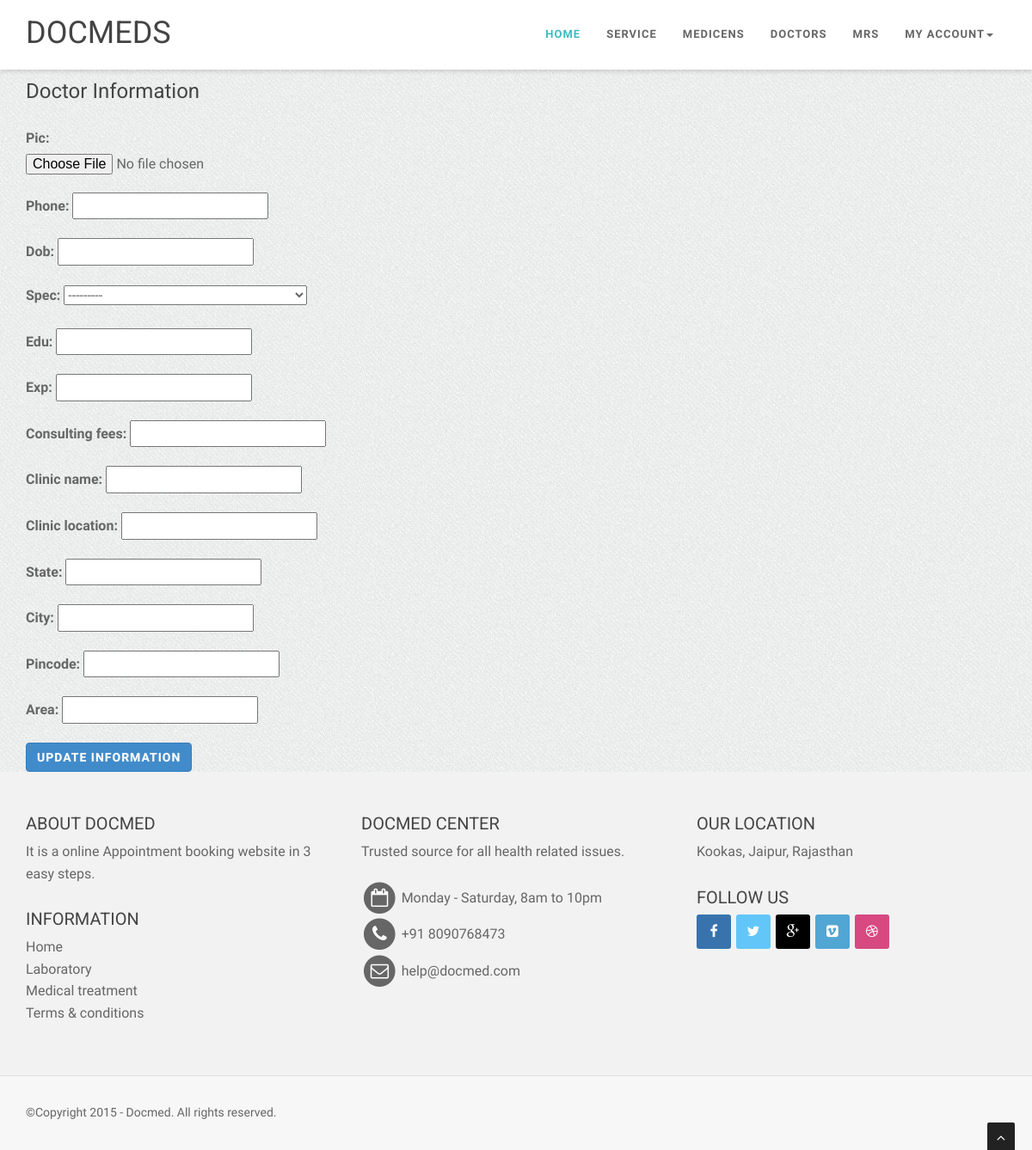
The page /draccount/ (signed in) on the database as committed earlier.
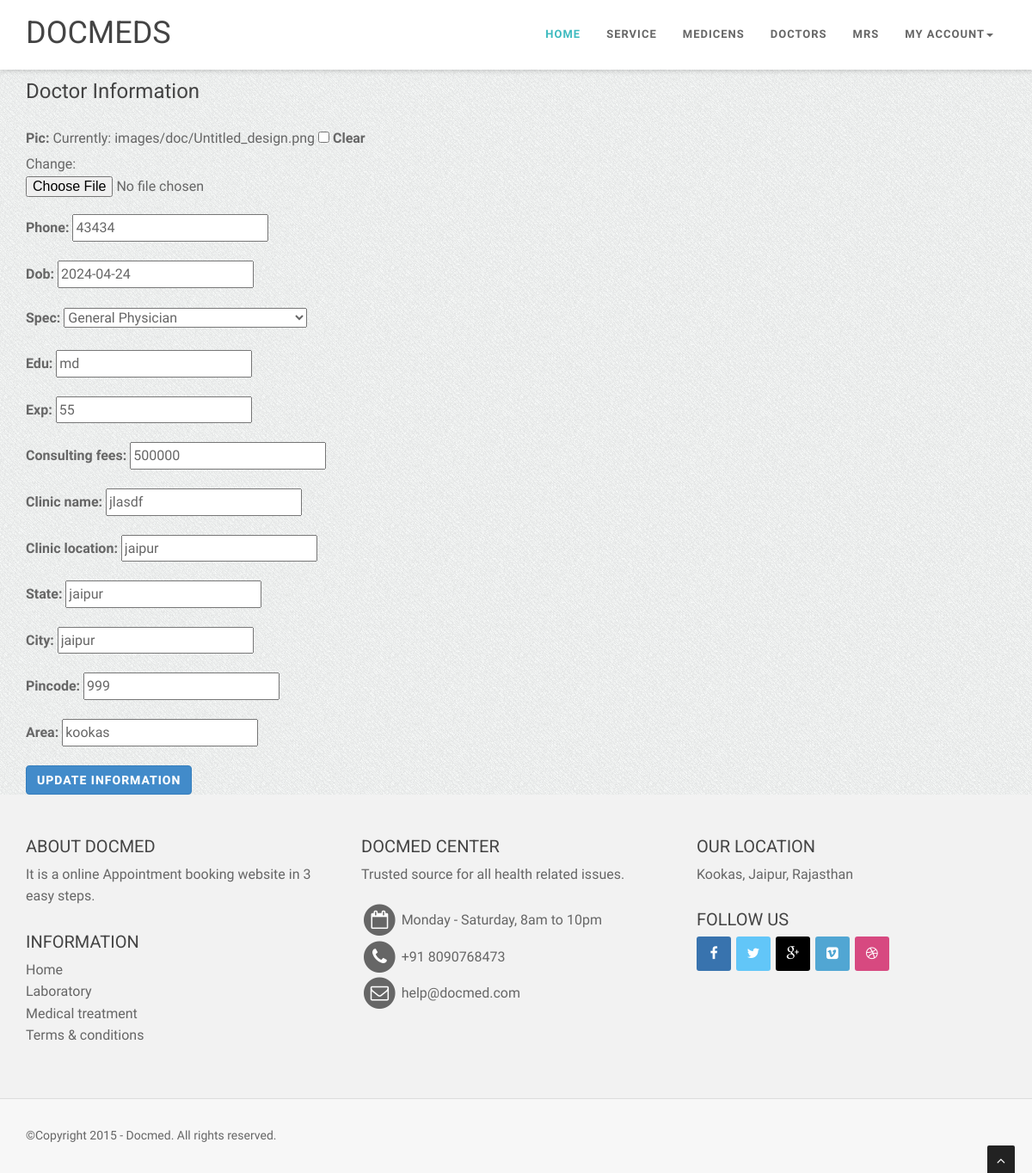
The same page on the database as committed later.
### doctor/models.py (models this page shows, shortened)
class Doctor(models.Model):
    user = models.ForeignKey(User, on_delete=models.DO_NOTHING, null=True, blank=True)
    pic = models.ImageField(upload_to='images/doc', blank=True, null=True)
    phone = models.IntegerField(blank=True, null=True)
    number_verified = models.BooleanField(default=False)
    dob = models.DateField(blank=True, null=True)
    spec = models.ForeignKey(Specilization, on_delete=models.DO_NOTHING, null=True, blank=True)
    edu = models.CharField(max_length=40)
    exp = models.IntegerField()
    consulting_fees = models.IntegerField()
    clinic_name = models.CharField(max_length=200, blank=True, null=True)
    clinic_location = models.CharField(max_length=200, blank=True, null=True)
    state = models.CharField(max_length=200, blank=True, null=True)
    city = models.CharField(max_length=200, blank=True, null=True)
    pincode = models.IntegerField(blank=True, null=True)
    area = models.CharField(max_length=200, blank=True, null=True)

### doctor/views.py (the view)
# urls.py: path('draccount/', drAccount, name='drAccount'),
@login_required
def drAccount(request):
    try:
        user_obj = User.objects.get(username=request.user)
        doctor_profile = Doctor.objects.get(user=user_obj.id)
    except Doctor.DoesNotExist:
        doctor_profile = Doctor(user=user_obj)
    if request.method == 'POST':
        form = DoctorProfileForm(request.POST, request.FILES, instance=doctor_profile)
        if form.is_valid():
            form.save()
            return redirect('home')
    else:
        form = DoctorProfileForm(instance=doctor_profile)
    context = {
        'form': form,
    }
    return render(request, 'doctor/account.html', context)

### doctor/forms.py
class DoctorProfileForm(forms.ModelForm):
    class Meta:
        model = Doctor
        exclude = ['user','number_verified']

### doctor/models.py (called while the page is built)
    def __str__(self):
        return self.specs

### doctor/templates/doctor/account.html (shortened to what this page needs)
{% extends 'main.html' %}
{% load static %}
{% block content %}
<div class="container">
    <h1>k</h1>
    <br>
    <div class="row mt-5">
        <div class="col-md-12">
            <div class="card">
                <div class="card-body">
                    <h5 class="card-title">Doctor Information</h5>
                    <form method="post" action="" enctype="multipart/form-data">
                        {{ form.as_p }}
                        <button type="submit" class="btn btn-primary">Update Information</button>
                    </form>
                </div>
            </div>
        </div>
    </div>
</div>
{% endblock content %}

Rows that differ between the two databases and show on the page:
added Doctor: phone "43434", dob "2024-04-24", spec "General Physician", edu "md", exp "55", consulting_fees "500000", clinic_name "jlasdf", clinic_location "jaipur", state "jaipur", city "jaipur", pincode "999", area "kookas"
Other text that changed with them:
form field as_p: (not shown) → "☐"
form field spec: "---------" → (not shown)
text no longer shown: "Pic: Phone: Dob: Spec: Edu: Exp: Consulting fees: Clinic name: Clinic location: State: City: Pincode: Area:"
text now shown: "Pic: Currently: images/doc/Untitled_design.png Clear Change: Phone: Dob: Spec: Edu: Exp: Consulting fees: Clinic name: Clinic location: State: City: Pincode: Area:"
